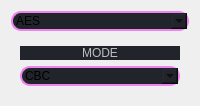
                          <widget class="QWidget" name="block_combo_widget" native="true">
                           <layout class="QVBoxLayout" name="verticalLayout_17">
                            <item alignment="Qt::AlignTop">
                             <widget class="QComboBox" name="block_list">
                              <property name="styleSheet">
                               <string notr="true">background-color: rgb(33, 37, 43);
border: 2px solid violet;
border-radius: 10px;</string>
                              </property>
                              <item>
                               <property name="text">
                                <string>AES</string>
                               </property>
                              </item>
                              <item>
                               <property name="text">
                                <string>S-DES</string>
                               </property>
                              </item>
                              <item>
                               <property name="text">
                                <string>T-DES</string>
                               </property>
                              </item>
                             </widget>
                            </item>
                            <item alignment="Qt::AlignVCenter">
                             <widget class="QWidget" name="block_mode_widget" native="true">
                              <layout class="QVBoxLayout" name="verticalLayout_22">
                               <item>
                                <widget class="QPushButton" name="block_mode_btn">
                                 <property name="enabled">
                                  <bool>false</bool>
                                 </property>
                                 <property name="styleSheet">
                                  <string notr="true">background-color: rgb(33, 37, 43);
border: none;</string>
                                 </property>
                                 <property name="text">
                                  <string>MODE</string>
                                 </property>
                                 <property name="icon">
                                  <iconset resource="resources.qrc">
                                   <normaloff>:/icons/images/icons/icon_settings.png</normaloff>:/icons/images/icons/icon_settings.png</iconset>
                                 </property>
                                </widget>
                               </item>
                               <item>
                                <widget class="QComboBox" name="block_mode_list">
                                 <property name="styleSheet">
                                  <string notr="true">background-color: rgb(33, 37, 43);
border: 2px solid violet;
border-radius: 10px;</string>
                                 </property>
                                 <item>
                                  <property name="text">
                                   <string>CBC</string>
                                  </property>
                                 </item>
                                 <item>
                                  <property name="text">
                                   <string>CTR</string>
                                  </property>
                                 </item>
                                 <item>
                                  <property name="text">
                                   <string>ECB</string>
                                  </property>
                                 </item>
                                 <item>
                                  <property name="text">
                                   <string>OFB</string>
                                  </property>
                                 </item>
                                </widget>
                               </item>
                              </layout>
                             </widget>
                            </item>
                           </layout>
                          </widget>
